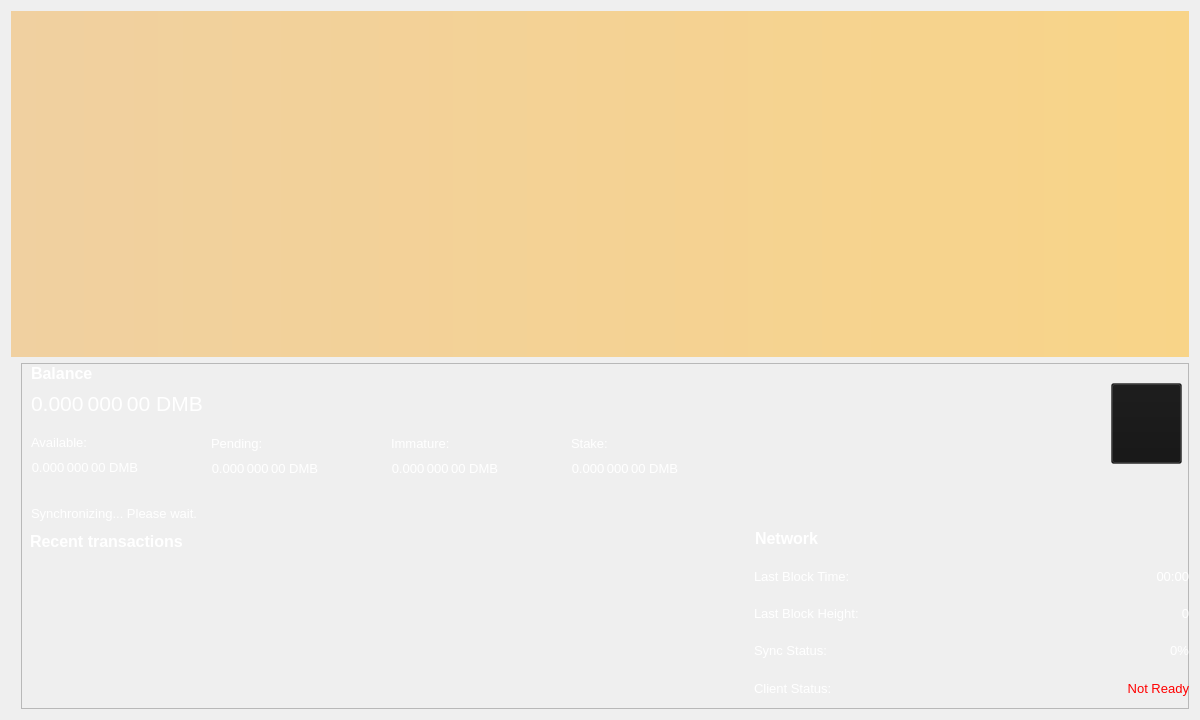
<?xml version="1.0" encoding="UTF-8"?>
<ui version="4.0">
 <class>OverviewPage</class>
 <widget class="QWidget" name="OverviewPage">
  <property name="geometry">
   <rect>
    <x>0</x>
    <y>0</y>
    <width>1200</width>
    <height>720</height>
   </rect>
  </property>
  <property name="minimumSize">
   <size>
    <width>1200</width>
    <height>700</height>
   </size>
  </property>
  <property name="font">
   <font>
    <weight>50</weight>
    <bold>false</bold>
   </font>
  </property>
  <property name="windowTitle">
   <string>Form</string>
  </property>
  <property name="styleSheet">
   <string notr="true">color: rgb(255, 255, 255);</string>
  </property>
  <layout class="QVBoxLayout" name="topLayout">
   <item>
    <widget class="QLabel" name="labelAlerts">
     <property name="visible">
      <bool>false</bool>
     </property>
     <property name="styleSheet">
      <string notr="true">background-color: qlineargradient(x1: 0, y1: 0, x2: 1, y2: 0, stop:0 #F0D0A0, stop:1 #F8D488); color:#000000;</string>
     </property>
     <property name="wordWrap">
      <bool>true</bool>
     </property>
     <property name="margin">
      <number>3</number>
     </property>
    </widget>
   </item>
   <item>
    <layout class="QHBoxLayout" name="horizontalLayout" stretch="1">
     <item>
      <layout class="QVBoxLayout" name="verticalLayout_2">
       <item>
        <widget class="QFrame" name="frame">
         <property name="maximumSize">
          <size>
           <width>16777215</width>
           <height>16777215</height>
          </size>
         </property>
         <property name="styleSheet">
          <string notr="true">margin-left: 10px;
</string>
         </property>
         <property name="frameShape">
          <enum>QFrame::StyledPanel</enum>
         </property>
         <property name="frameShadow">
          <enum>QFrame::Raised</enum>
         </property>
         <widget class="QLabel" name="labelTransactionsStatus">
          <property name="geometry">
           <rect>
            <x>10</x>
            <y>140</y>
            <width>300</width>
            <height>20</height>
           </rect>
          </property>
          <property name="minimumSize">
           <size>
            <width>300</width>
            <height>0</height>
           </size>
          </property>
          <property name="font">
           <font>
            <pointsize>10</pointsize>
           </font>
          </property>
          <property name="cursor">
           <cursorShape>WhatsThisCursor</cursorShape>
          </property>
          <property name="toolTip">
           <string>The displayed information may be out of date. Your wallet automatically synchronizes with the TokenOfDigitalMoney network after a connection is established, but this process has not completed yet.</string>
          </property>
          <property name="styleSheet">
           <string notr="true"/>
          </property>
          <property name="text">
           <string notr="true">Synchronizing... Please wait.</string>
          </property>
          <property name="alignment">
           <set>Qt::AlignLeading|Qt::AlignLeft|Qt::AlignVCenter</set>
          </property>
          <property name="indent">
           <number>0</number>
          </property>
         </widget>
         <widget class="QWidget" name="verticalLayoutWidget">
          <property name="geometry">
           <rect>
            <x>10</x>
            <y>0</y>
            <width>721</width>
            <height>88</height>
           </rect>
          </property>
          <layout class="QVBoxLayout" name="verticalLayout">
           <item>
            <layout class="QHBoxLayout" name="horizontalLayout_4">
             <item>
              <widget class="QLabel" name="label_5">
               <property name="font">
                <font>
                 <pointsize>12</pointsize>
                 <weight>75</weight>
                 <bold>true</bold>
                </font>
               </property>
               <property name="text">
                <string>Balance</string>
               </property>
               <property name="indent">
                <number>0</number>
               </property>
              </widget>
             </item>
             <item>
              <spacer name="horizontalSpacer_3">
               <property name="orientation">
                <enum>Qt::Horizontal</enum>
               </property>
               <property name="sizeHint" stdset="0">
                <size>
                 <width>40</width>
                 <height>20</height>
                </size>
               </property>
              </spacer>
             </item>
            </layout>
           </item>
           <item>
            <layout class="QHBoxLayout" name="horizontalLayout_2">
             <property name="spacing">
              <number>0</number>
             </property>
             <item>
              <widget class="QLabel" name="labelTotal">
               <property name="minimumSize">
                <size>
                 <width>400</width>
                 <height>30</height>
                </size>
               </property>
               <property name="maximumSize">
                <size>
                 <width>16777215</width>
                 <height>16777215</height>
                </size>
               </property>
               <property name="font">
                <font>
                 <pointsize>16</pointsize>
                 <weight>50</weight>
                 <bold>false</bold>
                </font>
               </property>
               <property name="cursor">
                <cursorShape>IBeamCursor</cursorShape>
               </property>
               <property name="toolTip">
                <string>Your current total balance</string>
               </property>
               <property name="styleSheet">
                <string notr="true">color: rgb(255, 255, 255);</string>
               </property>
               <property name="text">
                <string notr="true">0.000 000 00 DMB</string>
               </property>
               <property name="textFormat">
                <enum>Qt::AutoText</enum>
               </property>
               <property name="alignment">
                <set>Qt::AlignLeading|Qt::AlignLeft|Qt::AlignVCenter</set>
               </property>
               <property name="wordWrap">
                <bool>false</bool>
               </property>
               <property name="margin">
                <number>0</number>
               </property>
               <property name="indent">
                <number>0</number>
               </property>
               <property name="textInteractionFlags">
                <set>Qt::LinksAccessibleByMouse|Qt::TextSelectableByKeyboard|Qt::TextSelectableByMouse</set>
               </property>
              </widget>
             </item>
             <item>
              <spacer name="horizontalSpacer">
               <property name="orientation">
                <enum>Qt::Horizontal</enum>
               </property>
               <property name="sizeHint" stdset="0">
                <size>
                 <width>40</width>
                 <height>20</height>
                </size>
               </property>
              </spacer>
             </item>
            </layout>
           </item>
           <item>
            <spacer name="verticalSpacer">
             <property name="orientation">
              <enum>Qt::Vertical</enum>
             </property>
             <property name="sizeHint" stdset="0">
              <size>
               <width>20</width>
               <height>40</height>
              </size>
             </property>
            </spacer>
           </item>
          </layout>
         </widget>
         <widget class="QWidget" name="verticalLayoutWidget_2">
          <property name="geometry">
           <rect>
            <x>10</x>
            <y>69</y>
            <width>181</width>
            <height>71</height>
           </rect>
          </property>
          <layout class="QVBoxLayout" name="verticalLayout_3">
           <item>
            <layout class="QHBoxLayout" name="horizontalLayout_3">
             <item>
              <widget class="QLabel" name="labelBalanceText">
               <property name="font">
                <font>
                 <pointsize>10</pointsize>
                </font>
               </property>
               <property name="text">
                <string>Available:</string>
               </property>
               <property name="indent">
                <number>0</number>
               </property>
              </widget>
             </item>
             <item>
              <spacer name="horizontalSpacer_2">
               <property name="orientation">
                <enum>Qt::Horizontal</enum>
               </property>
               <property name="sizeHint" stdset="0">
                <size>
                 <width>40</width>
                 <height>20</height>
                </size>
               </property>
              </spacer>
             </item>
            </layout>
           </item>
           <item>
            <layout class="QHBoxLayout" name="horizontalLayout_5">
             <item>
              <widget class="QLabel" name="labelBalance">
               <property name="font">
                <font>
                 <pointsize>10</pointsize>
                 <weight>50</weight>
                 <bold>false</bold>
                </font>
               </property>
               <property name="cursor">
                <cursorShape>IBeamCursor</cursorShape>
               </property>
               <property name="toolTip">
                <string>Your current spendable balance</string>
               </property>
               <property name="text">
                <string notr="true">0.000 000 00 DMB</string>
               </property>
               <property name="alignment">
                <set>Qt::AlignRight|Qt::AlignTrailing|Qt::AlignVCenter</set>
               </property>
               <property name="indent">
                <number>0</number>
               </property>
               <property name="textInteractionFlags">
                <set>Qt::LinksAccessibleByMouse|Qt::TextSelectableByKeyboard|Qt::TextSelectableByMouse</set>
               </property>
              </widget>
             </item>
             <item>
              <spacer name="horizontalSpacer_4">
               <property name="orientation">
                <enum>Qt::Horizontal</enum>
               </property>
               <property name="sizeHint" stdset="0">
                <size>
                 <width>40</width>
                 <height>20</height>
                </size>
               </property>
              </spacer>
             </item>
            </layout>
           </item>
           <item>
            <spacer name="verticalSpacer_2">
             <property name="orientation">
              <enum>Qt::Vertical</enum>
             </property>
             <property name="sizeHint" stdset="0">
              <size>
               <width>20</width>
               <height>40</height>
              </size>
             </property>
            </spacer>
           </item>
          </layout>
         </widget>
         <widget class="QWidget" name="verticalLayoutWidget_3">
          <property name="geometry">
           <rect>
            <x>190</x>
            <y>70</y>
            <width>181</width>
            <height>71</height>
           </rect>
          </property>
          <layout class="QVBoxLayout" name="verticalLayout_4">
           <item>
            <layout class="QHBoxLayout" name="horizontalLayout_6">
             <item>
              <widget class="QLabel" name="labelPendingText">
               <property name="font">
                <font>
                 <pointsize>10</pointsize>
                </font>
               </property>
               <property name="text">
                <string>Pending:</string>
               </property>
               <property name="indent">
                <number>0</number>
               </property>
              </widget>
             </item>
             <item>
              <spacer name="horizontalSpacer_6">
               <property name="orientation">
                <enum>Qt::Horizontal</enum>
               </property>
               <property name="sizeHint" stdset="0">
                <size>
                 <width>40</width>
                 <height>20</height>
                </size>
               </property>
              </spacer>
             </item>
            </layout>
           </item>
           <item>
            <layout class="QHBoxLayout" name="horizontalLayout_7">
             <item>
              <widget class="QLabel" name="labelUnconfirmed">
               <property name="font">
                <font>
                 <pointsize>10</pointsize>
                 <weight>50</weight>
                 <bold>false</bold>
                </font>
               </property>
               <property name="cursor">
                <cursorShape>IBeamCursor</cursorShape>
               </property>
               <property name="toolTip">
                <string>Total of transactions that have yet to be confirmed, and do not yet count toward the spendable balance</string>
               </property>
               <property name="text">
                <string notr="true">0.000 000 00 DMB</string>
               </property>
               <property name="alignment">
                <set>Qt::AlignRight|Qt::AlignTrailing|Qt::AlignVCenter</set>
               </property>
               <property name="indent">
                <number>0</number>
               </property>
               <property name="textInteractionFlags">
                <set>Qt::LinksAccessibleByMouse|Qt::TextSelectableByKeyboard|Qt::TextSelectableByMouse</set>
               </property>
              </widget>
             </item>
             <item>
              <spacer name="horizontalSpacer_5">
               <property name="orientation">
                <enum>Qt::Horizontal</enum>
               </property>
               <property name="sizeHint" stdset="0">
                <size>
                 <width>40</width>
                 <height>20</height>
                </size>
               </property>
              </spacer>
             </item>
            </layout>
           </item>
           <item>
            <spacer name="verticalSpacer_3">
             <property name="orientation">
              <enum>Qt::Vertical</enum>
             </property>
             <property name="sizeHint" stdset="0">
              <size>
               <width>20</width>
               <height>40</height>
              </size>
             </property>
            </spacer>
           </item>
          </layout>
         </widget>
         <widget class="QWidget" name="verticalLayoutWidget_4">
          <property name="geometry">
           <rect>
            <x>370</x>
            <y>70</y>
            <width>181</width>
            <height>71</height>
           </rect>
          </property>
          <layout class="QVBoxLayout" name="verticalLayout_5">
           <item>
            <layout class="QHBoxLayout" name="horizontalLayout_8">
             <item>
              <widget class="QLabel" name="labelImmatureText">
               <property name="font">
                <font>
                 <pointsize>10</pointsize>
                </font>
               </property>
               <property name="text">
                <string>Immature:</string>
               </property>
               <property name="indent">
                <number>0</number>
               </property>
              </widget>
             </item>
             <item>
              <spacer name="horizontalSpacer_7">
               <property name="orientation">
                <enum>Qt::Horizontal</enum>
               </property>
               <property name="sizeHint" stdset="0">
                <size>
                 <width>40</width>
                 <height>20</height>
                </size>
               </property>
              </spacer>
             </item>
            </layout>
           </item>
           <item>
            <layout class="QHBoxLayout" name="horizontalLayout_9">
             <item>
              <widget class="QLabel" name="labelImmature">
               <property name="font">
                <font>
                 <pointsize>10</pointsize>
                 <weight>50</weight>
                 <bold>false</bold>
                </font>
               </property>
               <property name="cursor">
                <cursorShape>IBeamCursor</cursorShape>
               </property>
               <property name="toolTip">
                <string>Mined balance that has not yet matured</string>
               </property>
               <property name="text">
                <string notr="true">0.000 000 00 DMB</string>
               </property>
               <property name="alignment">
                <set>Qt::AlignRight|Qt::AlignTrailing|Qt::AlignVCenter</set>
               </property>
               <property name="indent">
                <number>0</number>
               </property>
               <property name="textInteractionFlags">
                <set>Qt::LinksAccessibleByMouse|Qt::TextSelectableByKeyboard|Qt::TextSelectableByMouse</set>
               </property>
              </widget>
             </item>
             <item>
              <spacer name="horizontalSpacer_8">
               <property name="orientation">
                <enum>Qt::Horizontal</enum>
               </property>
               <property name="sizeHint" stdset="0">
                <size>
                 <width>40</width>
                 <height>20</height>
                </size>
               </property>
              </spacer>
             </item>
            </layout>
           </item>
           <item>
            <spacer name="verticalSpacer_4">
             <property name="orientation">
              <enum>Qt::Vertical</enum>
             </property>
             <property name="sizeHint" stdset="0">
              <size>
               <width>20</width>
               <height>40</height>
              </size>
             </property>
            </spacer>
           </item>
          </layout>
         </widget>
         <widget class="QWidget" name="verticalLayoutWidget_5">
          <property name="geometry">
           <rect>
            <x>550</x>
            <y>70</y>
            <width>181</width>
            <height>71</height>
           </rect>
          </property>
          <layout class="QVBoxLayout" name="verticalLayout_6">
           <item>
            <layout class="QHBoxLayout" name="horizontalLayout_11">
             <item>
              <widget class="QLabel" name="label_10">
               <property name="font">
                <font>
                 <pointsize>10</pointsize>
                </font>
               </property>
               <property name="text">
                <string>Stake:</string>
               </property>
               <property name="indent">
                <number>0</number>
               </property>
              </widget>
             </item>
             <item>
              <spacer name="horizontalSpacer_9">
               <property name="orientation">
                <enum>Qt::Horizontal</enum>
               </property>
               <property name="sizeHint" stdset="0">
                <size>
                 <width>40</width>
                 <height>20</height>
                </size>
               </property>
              </spacer>
             </item>
            </layout>
           </item>
           <item>
            <layout class="QHBoxLayout" name="horizontalLayout_10">
             <item>
              <widget class="QLabel" name="labelStake">
               <property name="font">
                <font>
                 <pointsize>10</pointsize>
                 <weight>50</weight>
                 <bold>false</bold>
                </font>
               </property>
               <property name="cursor">
                <cursorShape>IBeamCursor</cursorShape>
               </property>
               <property name="toolTip">
                <string>Total of coins that was staked, and do not yet count toward the current balance</string>
               </property>
               <property name="text">
                <string notr="true">0.000 000 00 DMB</string>
               </property>
               <property name="alignment">
                <set>Qt::AlignRight|Qt::AlignTrailing|Qt::AlignVCenter</set>
               </property>
               <property name="indent">
                <number>0</number>
               </property>
               <property name="textInteractionFlags">
                <set>Qt::LinksAccessibleByMouse|Qt::TextSelectableByKeyboard|Qt::TextSelectableByMouse</set>
               </property>
              </widget>
             </item>
             <item>
              <spacer name="horizontalSpacer_10">
               <property name="orientation">
                <enum>Qt::Horizontal</enum>
               </property>
               <property name="sizeHint" stdset="0">
                <size>
                 <width>40</width>
                 <height>20</height>
                </size>
               </property>
              </spacer>
             </item>
            </layout>
           </item>
           <item>
            <spacer name="verticalSpacer_5">
             <property name="orientation">
              <enum>Qt::Vertical</enum>
             </property>
             <property name="sizeHint" stdset="0">
              <size>
               <width>20</width>
               <height>40</height>
              </size>
             </property>
            </spacer>
           </item>
          </layout>
         </widget>
         <widget class="QPushButton" name="viewQR">
          <property name="geometry">
           <rect>
            <x>1090</x>
            <y>20</y>
            <width>81</width>
            <height>81</height>
           </rect>
          </property>
          <property name="font">
           <font>
            <pointsize>10</pointsize>
           </font>
          </property>
          <property name="styleSheet">
           <string notr="true">background-color: rgb(20, 20, 20, 0.35);</string>
          </property>
          <property name="text">
           <string/>
          </property>
          <property name="icon">
           <iconset resource="../bitcoin.qrc">
            <normaloff>:/icons/qriconov</normaloff>:/icons/qriconov</iconset>
          </property>
          <property name="iconSize">
           <size>
            <width>64</width>
            <height>75</height>
           </size>
          </property>
         </widget>
         <widget class="QWidget" name="widget_wallview" native="true">
          <property name="geometry">
           <rect>
            <x>730</x>
            <y>160</y>
            <width>451</width>
            <height>405</height>
           </rect>
          </property>
          <layout class="QVBoxLayout" name="verticalLayout_7">
           <item>
            <layout class="QVBoxLayout" name="verticalLayout_8">
             <item>
              <layout class="QHBoxLayout" name="horizontalLayout_13">
               <item>
                <widget class="QLabel" name="label_11">
                 <property name="font">
                  <font>
                   <pointsize>12</pointsize>
                   <weight>75</weight>
                   <bold>true</bold>
                  </font>
                 </property>
                 <property name="text">
                  <string>Network</string>
                 </property>
                </widget>
               </item>
               <item>
                <spacer name="horizontalSpacer_12">
                 <property name="orientation">
                  <enum>Qt::Horizontal</enum>
                 </property>
                 <property name="sizeHint" stdset="0">
                  <size>
                   <width>40</width>
                   <height>20</height>
                  </size>
                 </property>
                </spacer>
               </item>
              </layout>
             </item>
             <item>
              <layout class="QHBoxLayout" name="horizontalLayout_20">
               <item>
                <widget class="QLabel" name="label_13">
                 <property name="maximumSize">
                  <size>
                   <width>167</width>
                   <height>16777215</height>
                  </size>
                 </property>
                 <property name="font">
                  <font>
                   <pointsize>10</pointsize>
                  </font>
                 </property>
                 <property name="text">
                  <string>Last Block Time:</string>
                 </property>
                </widget>
               </item>
               <item>
                <widget class="QLabel" name="lbTime">
                 <property name="font">
                  <font>
                   <pointsize>10</pointsize>
                  </font>
                 </property>
                 <property name="text">
                  <string>00:00</string>
                 </property>
                 <property name="alignment">
                  <set>Qt::AlignRight|Qt::AlignTrailing|Qt::AlignVCenter</set>
                 </property>
                </widget>
               </item>
              </layout>
             </item>
             <item>
              <layout class="QHBoxLayout" name="horizontalLayout_21">
               <item>
                <widget class="QLabel" name="label_15">
                 <property name="maximumSize">
                  <size>
                   <width>167</width>
                   <height>16777215</height>
                  </size>
                 </property>
                 <property name="font">
                  <font>
                   <pointsize>10</pointsize>
                  </font>
                 </property>
                 <property name="text">
                  <string>Last Block Height:</string>
                 </property>
                </widget>
               </item>
               <item>
                <widget class="QLabel" name="lbHeight">
                 <property name="font">
                  <font>
                   <pointsize>10</pointsize>
                  </font>
                 </property>
                 <property name="text">
                  <string>0</string>
                 </property>
                 <property name="alignment">
                  <set>Qt::AlignRight|Qt::AlignTrailing|Qt::AlignVCenter</set>
                 </property>
                </widget>
               </item>
              </layout>
             </item>
             <item>
              <layout class="QHBoxLayout" name="horizontalLayout_22">
               <item>
                <widget class="QLabel" name="label_16">
                 <property name="maximumSize">
                  <size>
                   <width>167</width>
                   <height>16777215</height>
                  </size>
                 </property>
                 <property name="font">
                  <font>
                   <pointsize>10</pointsize>
                  </font>
                 </property>
                 <property name="text">
                  <string>Sync Status:</string>
                 </property>
                </widget>
               </item>
               <item>
                <widget class="QLabel" name="sncStatus">
                 <property name="font">
                  <font>
                   <pointsize>10</pointsize>
                  </font>
                 </property>
                 <property name="text">
                  <string>0%</string>
                 </property>
                 <property name="alignment">
                  <set>Qt::AlignRight|Qt::AlignTrailing|Qt::AlignVCenter</set>
                 </property>
                </widget>
               </item>
              </layout>
             </item>
             <item>
              <layout class="QHBoxLayout" name="horizontalLayout_24">
               <item>
                <widget class="QLabel" name="label_18">
                 <property name="maximumSize">
                  <size>
                   <width>167</width>
                   <height>16777215</height>
                  </size>
                 </property>
                 <property name="font">
                  <font>
                   <pointsize>10</pointsize>
                  </font>
                 </property>
                 <property name="text">
                  <string>Client Status:</string>
                 </property>
                </widget>
               </item>
               <item>
                <widget class="QLabel" name="clStat">
                 <property name="font">
                  <font>
                   <pointsize>10</pointsize>
                  </font>
                 </property>
                 <property name="styleSheet">
                  <string notr="true">QLabel { color: red; }</string>
                 </property>
                 <property name="text">
                  <string>Not Ready</string>
                 </property>
                 <property name="alignment">
                  <set>Qt::AlignRight|Qt::AlignTrailing|Qt::AlignVCenter</set>
                 </property>
                </widget>
               </item>
              </layout>
             </item>
             <item>
              <layout class="QHBoxLayout" name="horizontalLayout_25">
               <item>
                <widget class="QLabel" name="label_19">
                 <property name="maximumSize">
                  <size>
                   <width>167</width>
                   <height>16777215</height>
                  </size>
                 </property>
                 <property name="font">
                  <font>
                   <pointsize>10</pointsize>
                  </font>
                 </property>
                 <property name="text">
                  <string>Coins are:</string>
                 </property>
                </widget>
               </item>
               <item>
                <widget class="QLabel" name="stkstat">
                 <property name="font">
                  <font>
                   <pointsize>10</pointsize>
                  </font>
                 </property>
                 <property name="text">
                  <string>Not Staking</string>
                 </property>
                 <property name="alignment">
                  <set>Qt::AlignRight|Qt::AlignTrailing|Qt::AlignVCenter</set>
                 </property>
                </widget>
               </item>
              </layout>
             </item>
             <item>
              <layout class="QHBoxLayout" name="horizontalLayout_17">
               <item>
                <widget class="QLabel" name="label_23">
                 <property name="maximumSize">
                  <size>
                   <width>167</width>
                   <height>16777215</height>
                  </size>
                 </property>
                 <property name="font">
                  <font>
                   <pointsize>10</pointsize>
                  </font>
                 </property>
                 <property name="text">
                  <string>Staking is:</string>
                 </property>
                </widget>
               </item>
               <item>
                <widget class="QLabel" name="stken">
                 <property name="font">
                  <font>
                   <pointsize>10</pointsize>
                  </font>
                 </property>
                 <property name="text">
                  <string>Disabled</string>
                 </property>
                 <property name="alignment">
                  <set>Qt::AlignRight|Qt::AlignTrailing|Qt::AlignVCenter</set>
                 </property>
                </widget>
               </item>
              </layout>
             </item>
             <item>
              <layout class="QHBoxLayout" name="horizontalLayout_23">
               <item>
                <widget class="QLabel" name="label_17">
                 <property name="maximumSize">
                  <size>
                   <width>167</width>
                   <height>16777215</height>
                  </size>
                 </property>
                 <property name="font">
                  <font>
                   <pointsize>10</pointsize>
                  </font>
                 </property>
                 <property name="text">
                  <string>Connections:</string>
                 </property>
                </widget>
               </item>
               <item>
                <widget class="QLabel" name="lbcon">
                 <property name="font">
                  <font>
                   <pointsize>10</pointsize>
                  </font>
                 </property>
                 <property name="text">
                  <string>0</string>
                 </property>
                 <property name="alignment">
                  <set>Qt::AlignRight|Qt::AlignTrailing|Qt::AlignVCenter</set>
                 </property>
                </widget>
               </item>
              </layout>
             </item>
             <item>
              <layout class="QHBoxLayout" name="horizontalLayout_26">
               <item>
                <widget class="QLabel" name="label_20">
                 <property name="minimumSize">
                  <size>
                   <width>110</width>
                   <height>0</height>
                  </size>
                 </property>
                 <property name="maximumSize">
                  <size>
                   <width>167</width>
                   <height>16777215</height>
                  </size>
                 </property>
                 <property name="font">
                  <font>
                   <pointsize>10</pointsize>
                  </font>
                 </property>
                 <property name="text">
                  <string>PoS Weight (Local):</string>
                 </property>
                </widget>
               </item>
               <item>
                <widget class="QLabel" name="urweight_2">
                 <property name="font">
                  <font>
                   <pointsize>10</pointsize>
                  </font>
                 </property>
                 <property name="text">
                  <string>0%</string>
                 </property>
                 <property name="alignment">
                  <set>Qt::AlignRight|Qt::AlignTrailing|Qt::AlignVCenter</set>
                 </property>
                </widget>
               </item>
              </layout>
             </item>
             <item>
              <layout class="QHBoxLayout" name="horizontalLayout_27">
               <item>
                <widget class="QLabel" name="label_21">
                 <property name="maximumSize">
                  <size>
                   <width>167</width>
                   <height>16777215</height>
                  </size>
                 </property>
                 <property name="font">
                  <font>
                   <pointsize>10</pointsize>
                  </font>
                 </property>
                 <property name="text">
                  <string>PoS Weight (Net):</string>
                 </property>
                </widget>
               </item>
               <item>
                <widget class="QLabel" name="netweight_2">
                 <property name="font">
                  <font>
                   <pointsize>10</pointsize>
                  </font>
                 </property>
                 <property name="text">
                  <string>0%</string>
                 </property>
                 <property name="alignment">
                  <set>Qt::AlignRight|Qt::AlignTrailing|Qt::AlignVCenter</set>
                 </property>
                </widget>
               </item>
              </layout>
             </item>
             <item>
              <layout class="QHBoxLayout" name="horizontalLayout_14">
               <item>
                <widget class="QLabel" name="label_24">
                 <property name="maximumSize">
                  <size>
                   <width>167</width>
                   <height>16777215</height>
                  </size>
                 </property>
                 <property name="font">
                  <font>
                   <pointsize>10</pointsize>
                  </font>
                 </property>
                 <property name="text">
                  <string>Est. Next Stake:</string>
                 </property>
                </widget>
               </item>
               <item>
                <widget class="QLabel" name="estnxt">
                 <property name="font">
                  <font>
                   <pointsize>10</pointsize>
                  </font>
                 </property>
                 <property name="text">
                  <string>Unkown</string>
                 </property>
                 <property name="alignment">
                  <set>Qt::AlignRight|Qt::AlignTrailing|Qt::AlignVCenter</set>
                 </property>
                </widget>
               </item>
              </layout>
             </item>
             <item>
              <layout class="QVBoxLayout" name="verticalLayout_9"/>
             </item>
            </layout>
           </item>
          </layout>
         </widget>
         <widget class="QWidget" name="layoutWidget00">
          <property name="geometry">
           <rect>
            <x>0</x>
            <y>160</y>
            <width>731</width>
            <height>461</height>
           </rect>
          </property>
          <layout class="QVBoxLayout" name="verticalLayout_11">
           <item>
            <widget class="QWidget" name="widget_2" native="true">
             <layout class="QVBoxLayout" name="verticalLayout_12">
              <item>
               <layout class="QHBoxLayout" name="horizontalLayout_15">
                <item>
                 <widget class="QLabel" name="label_6">
                  <property name="font">
                   <font>
                    <pointsize>12</pointsize>
                    <weight>75</weight>
                    <bold>true</bold>
                   </font>
                  </property>
                  <property name="text">
                   <string>&lt;b&gt;Recent transactions&lt;/b&gt;</string>
                  </property>
                  <property name="indent">
                   <number>0</number>
                  </property>
                 </widget>
                </item>
                <item>
                 <spacer name="horizontalSpacer_13">
                  <property name="orientation">
                   <enum>Qt::Horizontal</enum>
                  </property>
                  <property name="sizeHint" stdset="0">
                   <size>
                    <width>40</width>
                    <height>20</height>
                   </size>
                  </property>
                 </spacer>
                </item>
               </layout>
              </item>
              <item>
               <widget class="QListView" name="listTransactions_2">
                <property name="font">
                 <font>
                  <pointsize>10</pointsize>
                 </font>
                </property>
                <property name="styleSheet">
                 <string notr="true">QListView { background: transparent; }</string>
                </property>
                <property name="frameShape">
                 <enum>QFrame::NoFrame</enum>
                </property>
                <property name="verticalScrollBarPolicy">
                 <enum>Qt::ScrollBarAlwaysOff</enum>
                </property>
                <property name="horizontalScrollBarPolicy">
                 <enum>Qt::ScrollBarAlwaysOff</enum>
                </property>
                <property name="selectionMode">
                 <enum>QAbstractItemView::NoSelection</enum>
                </property>
               </widget>
              </item>
             </layout>
            </widget>
           </item>
          </layout>
         </widget>
         <widget class="QWidget" name="horizontalLayoutWidget">
          <property name="geometry">
           <rect>
            <x>0</x>
            <y>620</y>
            <width>731</width>
            <height>83</height>
           </rect>
          </property>
          <layout class="QHBoxLayout" name="horizontalLayout_12">
           <item>
            <widget class="QPushButton" name="vwalltx">
             <property name="minimumSize">
              <size>
               <width>81</width>
               <height>70</height>
              </size>
             </property>
             <property name="font">
              <font>
               <pointsize>10</pointsize>
              </font>
             </property>
             <property name="styleSheet">
              <string notr="true">background-color: rgb(20, 20, 20, 0.65);</string>
             </property>
             <property name="text">
              <string/>
             </property>
             <property name="icon">
              <iconset resource="../bitcoin.qrc">
               <normaloff>:/icons/history</normaloff>:/icons/history</iconset>
             </property>
             <property name="iconSize">
              <size>
               <width>64</width>
               <height>64</height>
              </size>
             </property>
            </widget>
           </item>
           <item>
            <spacer name="horizontalSpacer_11">
             <property name="orientation">
              <enum>Qt::Horizontal</enum>
             </property>
             <property name="sizeHint" stdset="0">
              <size>
               <width>40</width>
               <height>20</height>
              </size>
             </property>
            </spacer>
           </item>
          </layout>
         </widget>
         <widget class="QWidget" name="verticalLayoutWidget_6">
          <property name="geometry">
           <rect>
            <x>1130</x>
            <y>639</y>
            <width>41</width>
            <height>51</height>
           </rect>
          </property>
          <layout class="QVBoxLayout" name="verticalLayout_10">
           <item>
            <spacer name="verticalSpacer_6">
             <property name="orientation">
              <enum>Qt::Vertical</enum>
             </property>
             <property name="sizeHint" stdset="0">
              <size>
               <width>20</width>
               <height>40</height>
              </size>
             </property>
            </spacer>
           </item>
           <item>
            <widget class="QLabel" name="syncLabel">
             <property name="minimumSize">
              <size>
               <width>38</width>
               <height>28</height>
              </size>
             </property>
             <property name="maximumSize">
              <size>
               <width>38</width>
               <height>28</height>
              </size>
             </property>
             <property name="toolTip">
              <string extracomment="Synchronizing with TokenOfDigitalMoney network"/>
             </property>
             <property name="toolTipDuration">
              <number>5</number>
             </property>
             <property name="text">
              <string/>
             </property>
             <property name="scaledContents">
              <bool>true</bool>
             </property>
            </widget>
           </item>
          </layout>
         </widget>
         <widget class="QWidget" name="verticalLayoutWidget_7">
          <property name="geometry">
           <rect>
            <x>1090</x>
            <y>620</y>
            <width>42</width>
            <height>71</height>
           </rect>
          </property>
          <layout class="QVBoxLayout" name="verticalLayout_13">
           <item>
            <spacer name="verticalSpacer_7">
             <property name="orientation">
              <enum>Qt::Vertical</enum>
             </property>
             <property name="sizeHint" stdset="0">
              <size>
               <width>20</width>
               <height>40</height>
              </size>
             </property>
            </spacer>
           </item>
           <item>
            <widget class="QLabel" name="lockstatusLabel">
             <property name="minimumSize">
              <size>
               <width>40</width>
               <height>30</height>
              </size>
             </property>
             <property name="maximumSize">
              <size>
               <width>40</width>
               <height>30</height>
              </size>
             </property>
             <property name="text">
              <string/>
             </property>
             <property name="pixmap">
              <pixmap resource="../bitcoin.qrc">:/icons/lock_open_toolbar</pixmap>
             </property>
             <property name="scaledContents">
              <bool>true</bool>
             </property>
            </widget>
           </item>
          </layout>
         </widget>
        </widget>
       </item>
      </layout>
     </item>
    </layout>
   </item>
  </layout>
 </widget>
 <resources>
  <include location="../bitcoin.qrc"/>
 </resources>
 <connections/>
</ui>
